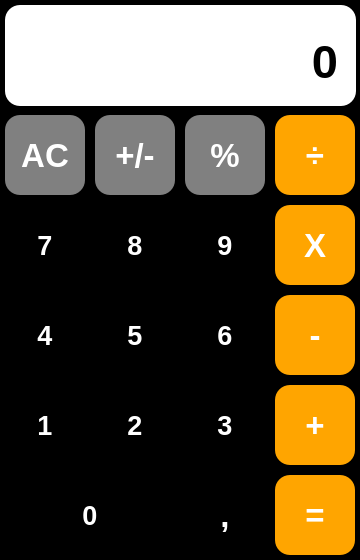
<?xml version="1.0" encoding="UTF-8"?>
<ui version="4.0">
 <class>MainWindow</class>
 <widget class="QMainWindow" name="MainWindow">
  <property name="geometry">
   <rect>
    <x>0</x>
    <y>0</y>
    <width>360</width>
    <height>560</height>
   </rect>
  </property>
  <property name="maximumSize">
   <size>
    <width>360</width>
    <height>560</height>
   </size>
  </property>
  <property name="windowTitle">
   <string>MainWindow</string>
  </property>
  <property name="styleSheet">
   <string notr="true">	margin: 5px;
    color: white;
    padding: 5px;
    height: 20px;
    width: 20px;
    border-radius: 50px;	
    background-color: black ;</string>
  </property>
  <widget class="QWidget" name="centralwidget">
   <widget class="QPushButton" name="btn4">
    <property name="geometry">
     <rect>
      <x>0</x>
      <y>290</y>
      <width>90</width>
      <height>90</height>
     </rect>
    </property>
    <property name="font">
     <font>
      <pointsize>20</pointsize>
      <weight>75</weight>
      <bold>true</bold>
     </font>
    </property>
    <property name="styleSheet">
     <string notr="true">	margin: 5px;
    background-color: rgb(85, 170, 255;
	background-color:);
    color: white;
    padding: 5px;
    height: 20px;
    width: 20px;
    border-radius: 15px;</string>
    </property>
    <property name="text">
     <string>4</string>
    </property>
   </widget>
   <widget class="QPushButton" name="btn5">
    <property name="geometry">
     <rect>
      <x>90</x>
      <y>290</y>
      <width>90</width>
      <height>90</height>
     </rect>
    </property>
    <property name="font">
     <font>
      <pointsize>20</pointsize>
      <weight>75</weight>
      <bold>true</bold>
     </font>
    </property>
    <property name="styleSheet">
     <string notr="true">	margin: 5px;
    background-color: rgb(85, 170, 255;
	background-color:);
    color: white;
    padding: 5px;
    height: 20px;
    width: 20px;
    border-radius: 15px;</string>
    </property>
    <property name="text">
     <string>5</string>
    </property>
   </widget>
   <widget class="QPushButton" name="btn6">
    <property name="geometry">
     <rect>
      <x>180</x>
      <y>290</y>
      <width>90</width>
      <height>90</height>
     </rect>
    </property>
    <property name="font">
     <font>
      <pointsize>20</pointsize>
      <weight>75</weight>
      <bold>true</bold>
     </font>
    </property>
    <property name="styleSheet">
     <string notr="true">	margin: 5px;
    background-color: rgb(85, 170, 255;
	background-color:);
    color: white;
    padding: 5px;
    height: 20px;
    width: 20px;
    border-radius: 15px;</string>
    </property>
    <property name="text">
     <string>6</string>
    </property>
   </widget>
   <widget class="QPushButton" name="btnMenos">
    <property name="geometry">
     <rect>
      <x>270</x>
      <y>290</y>
      <width>90</width>
      <height>90</height>
     </rect>
    </property>
    <property name="font">
     <font>
      <pointsize>25</pointsize>
      <weight>75</weight>
      <bold>true</bold>
     </font>
    </property>
    <property name="styleSheet">
     <string notr="true">	margin: 5px;
    background-color: orange;
    color: white;
    padding: 5px;
    height: 20px;
    width: 20px;
    border-radius: 15px;</string>
    </property>
    <property name="text">
     <string>-</string>
    </property>
   </widget>
   <widget class="QPushButton" name="btnMais">
    <property name="geometry">
     <rect>
      <x>270</x>
      <y>380</y>
      <width>90</width>
      <height>90</height>
     </rect>
    </property>
    <property name="font">
     <font>
      <pointsize>25</pointsize>
      <weight>75</weight>
      <bold>true</bold>
     </font>
    </property>
    <property name="styleSheet">
     <string notr="true">	margin: 5px;
    background-color: orange;
    color: white;
    padding: 5px;
    height: 20px;
    width: 20px;
    border-radius: 15px;</string>
    </property>
    <property name="text">
     <string>+</string>
    </property>
   </widget>
   <widget class="QPushButton" name="btn2">
    <property name="geometry">
     <rect>
      <x>90</x>
      <y>380</y>
      <width>90</width>
      <height>90</height>
     </rect>
    </property>
    <property name="font">
     <font>
      <pointsize>20</pointsize>
      <weight>75</weight>
      <bold>true</bold>
     </font>
    </property>
    <property name="styleSheet">
     <string notr="true">	margin: 5px;
    background-color: rgb(85, 170, 255;
	background-color:);
    color: white;
    padding: 5px;
    height: 20px;
    width: 20px;
    border-radius: 15px;</string>
    </property>
    <property name="text">
     <string>2</string>
    </property>
   </widget>
   <widget class="QPushButton" name="btn3">
    <property name="geometry">
     <rect>
      <x>180</x>
      <y>380</y>
      <width>90</width>
      <height>90</height>
     </rect>
    </property>
    <property name="font">
     <font>
      <pointsize>20</pointsize>
      <weight>75</weight>
      <bold>true</bold>
     </font>
    </property>
    <property name="styleSheet">
     <string notr="true">	margin: 5px;
    background-color: rgb(85, 170, 255;
	background-color:);
    color: white;
    padding: 5px;
    height: 20px;
    width: 20px;
    border-radius: 15px;</string>
    </property>
    <property name="text">
     <string>3</string>
    </property>
   </widget>
   <widget class="QPushButton" name="btn1">
    <property name="geometry">
     <rect>
      <x>0</x>
      <y>380</y>
      <width>90</width>
      <height>90</height>
     </rect>
    </property>
    <property name="font">
     <font>
      <pointsize>20</pointsize>
      <weight>75</weight>
      <bold>true</bold>
     </font>
    </property>
    <property name="styleSheet">
     <string notr="true">	margin: 5px;
    background-color: rgb(85, 170, 255;
	background-color:);
    color: white;
    padding: 5px;
    height: 20px;
    width: 20px;
    border-radius: 15px;</string>
    </property>
    <property name="text">
     <string>1</string>
    </property>
   </widget>
   <widget class="QPushButton" name="btnIgual">
    <property name="geometry">
     <rect>
      <x>270</x>
      <y>470</y>
      <width>90</width>
      <height>90</height>
     </rect>
    </property>
    <property name="font">
     <font>
      <pointsize>25</pointsize>
      <weight>75</weight>
      <bold>true</bold>
     </font>
    </property>
    <property name="styleSheet">
     <string notr="true">	margin: 5px;
    background-color: orange;
    color: white;
    padding: 5px;
    height: 20px;
    width: 20px;
    border-radius: 15px;</string>
    </property>
    <property name="text">
     <string>=</string>
    </property>
   </widget>
   <widget class="QPushButton" name="btnVirgula">
    <property name="geometry">
     <rect>
      <x>180</x>
      <y>470</y>
      <width>90</width>
      <height>90</height>
     </rect>
    </property>
    <property name="font">
     <font>
      <pointsize>25</pointsize>
      <weight>75</weight>
      <bold>true</bold>
     </font>
    </property>
    <property name="styleSheet">
     <string notr="true">	margin: 5px;
    background-color: rgb(85, 170, 255;
	background-color:);
    color: white;
    padding: 5px;
    height: 20px;
    width: 20px;
    border-radius: 15px;</string>
    </property>
    <property name="text">
     <string>,</string>
    </property>
   </widget>
   <widget class="QPushButton" name="btn0">
    <property name="geometry">
     <rect>
      <x>0</x>
      <y>470</y>
      <width>180</width>
      <height>90</height>
     </rect>
    </property>
    <property name="font">
     <font>
      <pointsize>20</pointsize>
      <weight>75</weight>
      <bold>true</bold>
     </font>
    </property>
    <property name="styleSheet">
     <string notr="true">	margin: 5px;
    background-color: rgb(85, 170, 255;
	background-color:);
    color: white;
    padding: 5px;
    height: 20px;
    width: 20px;
    border-radius: 15px;</string>
    </property>
    <property name="text">
     <string>0</string>
    </property>
   </widget>
   <widget class="QPushButton" name="btnVezes">
    <property name="geometry">
     <rect>
      <x>270</x>
      <y>200</y>
      <width>90</width>
      <height>90</height>
     </rect>
    </property>
    <property name="font">
     <font>
      <pointsize>25</pointsize>
      <weight>75</weight>
      <bold>true</bold>
     </font>
    </property>
    <property name="styleSheet">
     <string notr="true">	margin: 5px;
    background-color: orange;
    color: white;
    padding: 5px;
    height: 20px;
    width: 20px;
    border-radius: 15px;</string>
    </property>
    <property name="text">
     <string>X</string>
    </property>
   </widget>
   <widget class="QPushButton" name="btn8">
    <property name="geometry">
     <rect>
      <x>90</x>
      <y>200</y>
      <width>90</width>
      <height>90</height>
     </rect>
    </property>
    <property name="font">
     <font>
      <pointsize>20</pointsize>
      <weight>75</weight>
      <bold>true</bold>
     </font>
    </property>
    <property name="styleSheet">
     <string notr="true">	margin: 5px;
    background-color: rgb(85, 170, 255;
	background-color:);
    color: white;
    padding: 5px;
    height: 20px;
    width: 20px;
    border-radius: 15px;</string>
    </property>
    <property name="text">
     <string>8</string>
    </property>
   </widget>
   <widget class="QPushButton" name="btn9">
    <property name="geometry">
     <rect>
      <x>180</x>
      <y>200</y>
      <width>90</width>
      <height>90</height>
     </rect>
    </property>
    <property name="font">
     <font>
      <pointsize>20</pointsize>
      <weight>75</weight>
      <bold>true</bold>
     </font>
    </property>
    <property name="styleSheet">
     <string notr="true">	margin: 5px;
    background-color: rgb(85, 170, 255;
	background-color:);
    color: white;
    padding: 5px;
    height: 20px;
    width: 20px;
    border-radius: 15px;</string>
    </property>
    <property name="text">
     <string>9</string>
    </property>
   </widget>
   <widget class="QPushButton" name="btn7">
    <property name="geometry">
     <rect>
      <x>0</x>
      <y>200</y>
      <width>90</width>
      <height>90</height>
     </rect>
    </property>
    <property name="font">
     <font>
      <pointsize>20</pointsize>
      <weight>75</weight>
      <bold>true</bold>
     </font>
    </property>
    <property name="styleSheet">
     <string notr="true">	margin: 5px;
    background-color: rgb(85, 170, 255;
	background-color:);
    color: white;
    padding: 5px;
    height: 20px;
    width: 20px;
    border-radius: 15px;</string>
    </property>
    <property name="text">
     <string>7</string>
    </property>
   </widget>
   <widget class="QPushButton" name="btnDivisao">
    <property name="geometry">
     <rect>
      <x>270</x>
      <y>110</y>
      <width>90</width>
      <height>90</height>
     </rect>
    </property>
    <property name="font">
     <font>
      <pointsize>25</pointsize>
      <weight>75</weight>
      <bold>true</bold>
     </font>
    </property>
    <property name="styleSheet">
     <string notr="true">	margin: 5px;
    background-color: orange;
    color: white;
    padding: 5px;
    height: 20px;
    width: 20px;
    border-radius: 15px;</string>
    </property>
    <property name="text">
     <string>÷</string>
    </property>
   </widget>
   <widget class="QPushButton" name="btnMaismenos">
    <property name="geometry">
     <rect>
      <x>90</x>
      <y>110</y>
      <width>90</width>
      <height>90</height>
     </rect>
    </property>
    <property name="font">
     <font>
      <pointsize>25</pointsize>
      <weight>75</weight>
      <bold>true</bold>
     </font>
    </property>
    <property name="styleSheet">
     <string notr="true">	margin: 5px;
    background-color: gray;
    color: white;
    padding: 5px;
    height: 20px;
    width: 20px;
    border-radius: 15px;</string>
    </property>
    <property name="text">
     <string>+/-</string>
    </property>
   </widget>
   <widget class="QPushButton" name="btnPorcento">
    <property name="geometry">
     <rect>
      <x>180</x>
      <y>110</y>
      <width>90</width>
      <height>90</height>
     </rect>
    </property>
    <property name="font">
     <font>
      <pointsize>25</pointsize>
      <weight>75</weight>
      <bold>true</bold>
     </font>
    </property>
    <property name="styleSheet">
     <string notr="true">	margin: 5px;
    background-color: gray;
    color: white;
    padding: 5px;
    height: 20px;
    width: 20px;
    border-radius: 15px;</string>
    </property>
    <property name="text">
     <string>%</string>
    </property>
   </widget>
   <widget class="QPushButton" name="btnLimpar">
    <property name="geometry">
     <rect>
      <x>0</x>
      <y>110</y>
      <width>90</width>
      <height>90</height>
     </rect>
    </property>
    <property name="font">
     <font>
      <pointsize>25</pointsize>
      <weight>75</weight>
      <bold>true</bold>
     </font>
    </property>
    <property name="styleSheet">
     <string notr="true">	margin: 5px;
    background-color: gray;
    color: white;
    padding: 5px;
    height: 20px;
    width: 20px;
    border-radius: 15px;</string>
    </property>
    <property name="text">
     <string>AC</string>
    </property>
   </widget>
   <widget class="QLabel" name="entrada">
    <property name="geometry">
     <rect>
      <x>0</x>
      <y>0</y>
      <width>361</width>
      <height>111</height>
     </rect>
    </property>
    <property name="sizePolicy">
     <sizepolicy hsizetype="Maximum" vsizetype="Maximum">
      <horstretch>0</horstretch>
      <verstretch>0</verstretch>
     </sizepolicy>
    </property>
    <property name="minimumSize">
     <size>
      <width>0</width>
      <height>0</height>
     </size>
    </property>
    <property name="maximumSize">
     <size>
      <width>420</width>
      <height>420</height>
     </size>
    </property>
    <property name="font">
     <font>
      <family>Arial</family>
      <pointsize>35</pointsize>
      <weight>75</weight>
      <italic>false</italic>
      <bold>true</bold>
     </font>
    </property>
    <property name="toolTipDuration">
     <number>-1</number>
    </property>
    <property name="styleSheet">
     <string notr="true">	margin: 5px;
    background-color: white;
    color: black;
    padding: 5px;
    height: 20px;
    width: 20px;
    border-radius: 15px;</string>
    </property>
    <property name="text">
     <string>0</string>
    </property>
    <property name="alignment">
     <set>Qt::AlignBottom|Qt::AlignRight|Qt::AlignTrailing</set>
    </property>
   </widget>
  </widget>
 </widget>
 <resources/>
 <connections/>
</ui>
